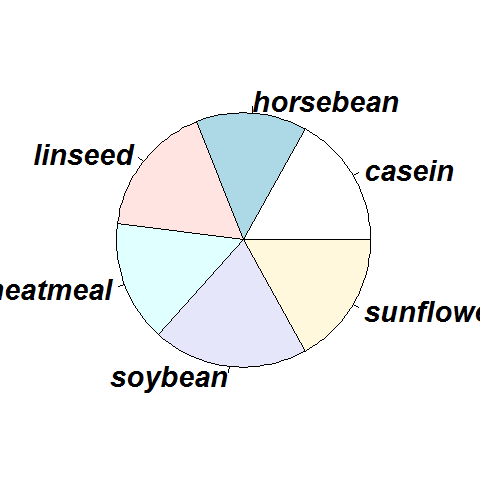

Generate this figure with R:
# margins (bottom, left, top, right)
par(mai=c(b=0.01,l=1,t=0.01,r=0.9))

#Pie-Chart with axis text size=1.8
pie(table(chickwts$feed), cex=1.8)
